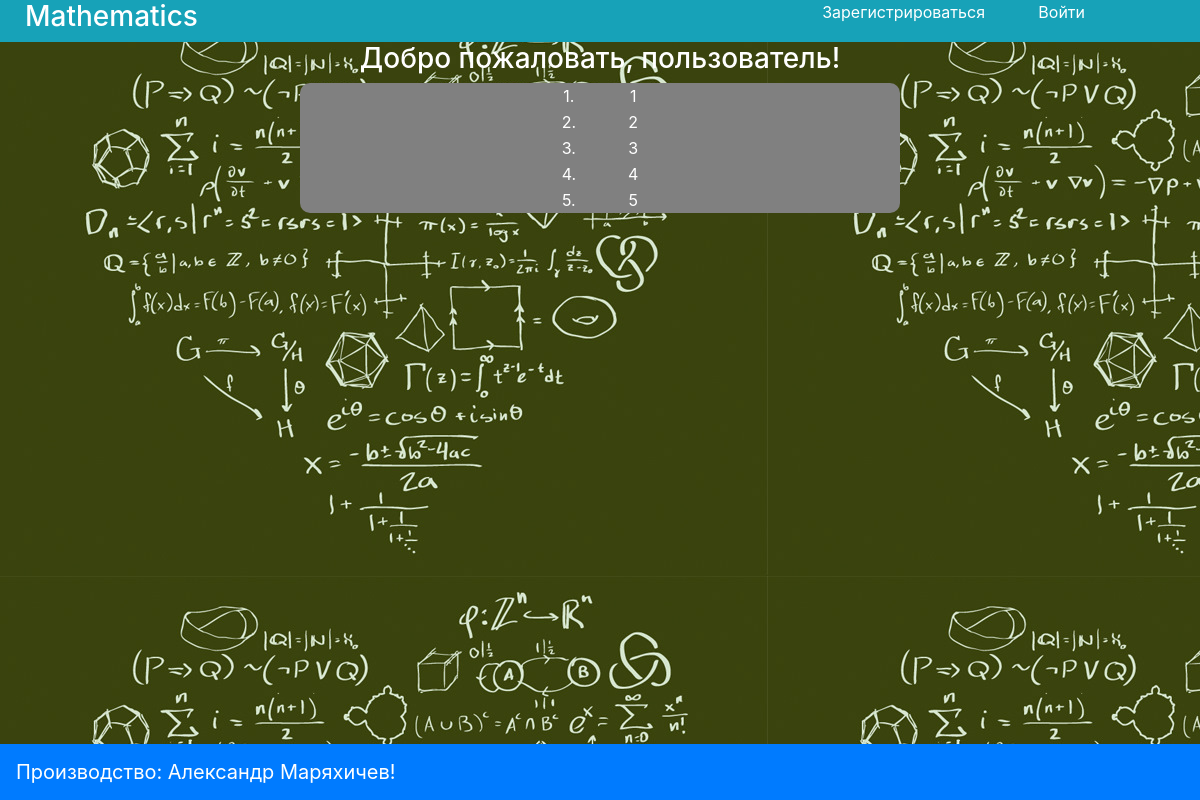
The page / on the database its author committed.
### web/apps/mathem/models.py (models this page shows, shortened)
class Question(models.Model):
    question_title=models.CharField('название вопроса', max_length=200)
    question_text=models.TextField('название вопроса')
    answer_text=models.IntegerField('ответ')
    class Meta:
        verbose_name='Вопрос'
        verbose_name_plural='Вопросы'

### web/apps/registration/views.py (the view)
# urls.py: path('', views.index, name = 'index'),
def index(request):
    latest_question_list=Question.objects.all() #order_by
    username = 'пользователь'
    if request.user.is_authenticated:
        username = request.user
        user_id = username.id
        a = get_object_or_404(Profile, id = user_id)
        list_finish_question = a.solved_task
        list_false_finished_question = a.wrong_solved_task
        if list_finish_question:
            list_finish_question = TextToMass(list_finish_question)
        else:
            list_finish_question = []
        if list_false_finished_question:
            list_false_finished_question = TextToMass(list_false_finished_question)
        else:
            list_false_finished_question = []
    else:
        list_finish_question = []
        list_false_finished_question = []
    context = {'user_name': username, 'latest_question_list':latest_question_list, 'list_finish_question': list_finish_question,
    'list_false_finished_question':list_false_finished_question }
    return render(request, 'registration/index.html', context)

### web/templates/registration/index.html (shortened to what this page needs)
{% extends 'base.html' %}
{% block main %}
<div class="container-fluid">
    <div class="row" style="background-color:#17a2b8!important" >
            <div class="col-6 col-sm-6 col-md-6 col-lg-6 col-xl-6">
               <h3 >  <a style="color:white; padding-left:10px" href="{% url 'registration:index' %}">Mathematics</a> </h3>
            </div>
        {% if request.user.is_authenticated %}
            <div class="col-2 col-sm-2 col-md-2 col-lg-2 col-xl-3" >
            </div>
            <div class="col-2 col-sm-2 col-md-2 col-lg-2 col-xl-2" align = "right">
                  <a href="{% url 'mathem:see_profile' %}" style="color:white">{{user_name}}</a>
            </div>
            <div class="col-2 col-sm-2 col-md-2 col-lg-2 col-xl-1" align="right" style="padding-right:45px" >
                <a style="color:white " href="{% url 'registration:logout' %}">Выйти</a>
            </div>
        {% else %}
            <div class="col col-sm-3 col-md-4 col-lg-4 col-xl-4" align="right">
                    <a  style="color:white " href="{% url 'registration:register' %}">Зарегистрироваться</a>
            </div>
            <div class="col col-sm-3 col-md-2 col-lg-2 col-xl-1" align="right">
                  <a style="color:white "href="{% url 'registration:login' %}">Войти</a>
            </div>
        {% endif %}
    </div>
    <div class="row justify-content-center">
        <div class="col col-sm-6 col-md-6 col-lg-6 col-xl-6" align="center">
            <h3 style="color:white">Добро пожаловать, {{user_name}}!</h3>
        </div>
    </div>
{% endblock %}
    {% block content %}
    <div class="row justify-content-center" >
      <div class="col-6 col-sm-6 col-md-6 col-lg-6 col-xl-6" align="center" style="background-color:grey; border-radius: 10px">
            <div  >
                {% if latest_question_list %}
                      <div class="col col-sm-6 col-md-6 col-lg-6 col-xl-6" >
                        <table align="center">
                            {% for a in latest_question_list %}
                                {% if a.id in list_finish_question %}
                                      <tr align="center" style = 'background:green'>
                                          <td style="color:white">  {{a.id}}. </td>
                                          <td width='50px'></td>
                                          <td><a style="color:white"href="{% url 'mathem:detail' a.id %}">{{a.question_title}}</a></td>
                                      </tr>
                                {% elif a.id in list_false_finished_question %}
                                      <tr align="center" style = 'background:red'>
                                          <td style="color:white">  {{a.id}}. </td>
                                          <td width='50px'></td>
                                          <td><a style="color:white"href="{% url 'mathem:detail' a.id %}">{{a.question_title}}</a></td>
                                      </tr>
                                {% else %}
                                      <tr align="center" >
                                          <td style="color:white">  {{a.id}}. </td>
                                          <td width='50px'></td>
                                          <td><a style="color:white"href="{% url 'mathem:detail' a.id %}">{{a.question_title}}</a></td>
                                      </tr>
                                {% endif %}
                            {%endfor%}
                        </table>
                      </div>
                {% else %}
                    <div class="col col-sm-6 col-md-6 col-lg-6 col-xl-6">
                          Задачи не найдены, Вы можете зарегестрироваться и добавить свои задачи.
                    </div>
              {% endif%}
            </div>
        </div>
    </div>
    <br>
    <div class="row" align="center">
          <div class="col col-sm-6 col-md-6 col-lg-6 col-xl-6">
          </div>
          <div class="col col-sm-6 col-md-6 col-lg-6 col-xl-6">
          </div>
    </div>
</div>
{% endblock%}

### rows shown on the page
Question: id "1", question_title "1"
Question: id "2", question_title "2"
Question: id "3", question_title "3"
Question: id "4", question_title "4"
Question: id "5", question_title "5"

### other values the page prints
{{ user_name }} "пользователь"
